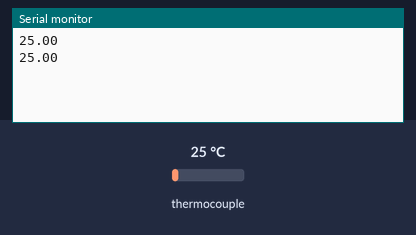
A sketch run on a simulated ESP8266 (NodeMCU). Parts: the last lines printed to the serial monitor. The inputs (shaded band) are chosen by the test bench; at power-on: thermocouple 25 °C.

Above: at 5.8 s.
5.9 s: thermocouple set to 6 °C
At 10.6 s:
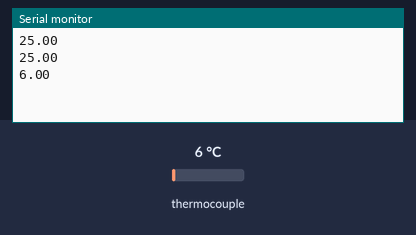
11.9 s: thermocouple set to 75 °C
At 15.7 s:
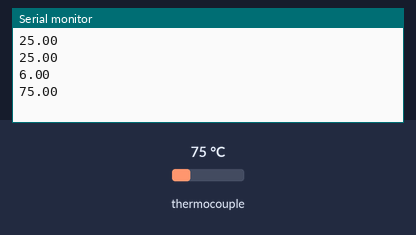
Timing chart, 0 to 17.2 s (numbered marks = the images above; inputs shaded):
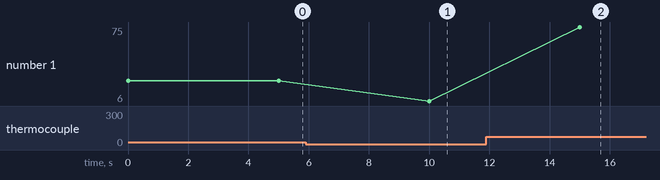

Measured:
- after the input at 5.9 s, the serial monitor: prints a new line after 4.1 s (image 1)
- after the input at 11.9 s, the serial monitor: prints a new line after 3.1 s (image 2)
- plotted number 1: 25 → 6 after the input at 5.9 s, 6 → 75 after the input at 11.9 s

The sketch:

termopar_ESP8266_v1.ino
```cpp
#include <ESP8266WiFi.h>

//MAX31855
#include <SPI.h>
#include "Adafruit_MAX31855.h"

#define MAXDO   14
#define MAXCS   13
#define MAXCLK  12

Adafruit_MAX31855 thermocouple(MAXCLK, MAXCS, MAXDO);

void setup() {

  //iniciar monitor serial
  Serial.begin(115200);

}

void loop() {

  Serial.println(thermocouple.readCelsius());
  delay(5000);

}
```
